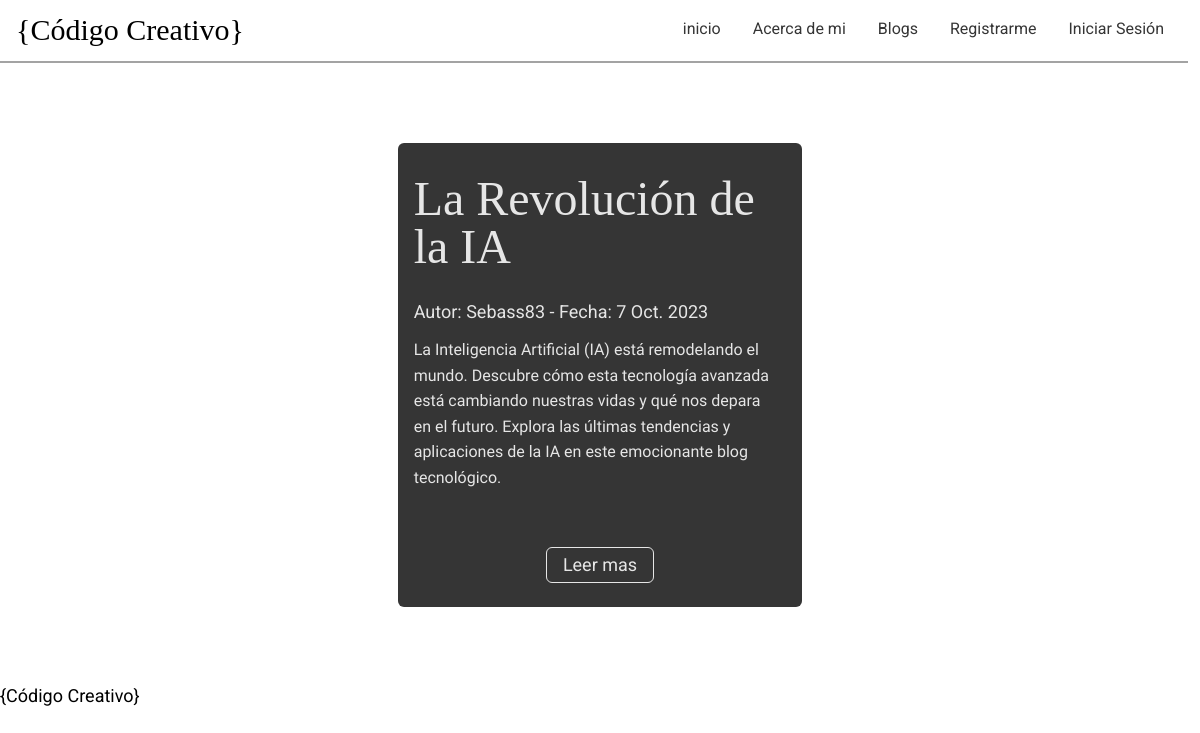
/blogs/, run on an earlier commit of the app's database.
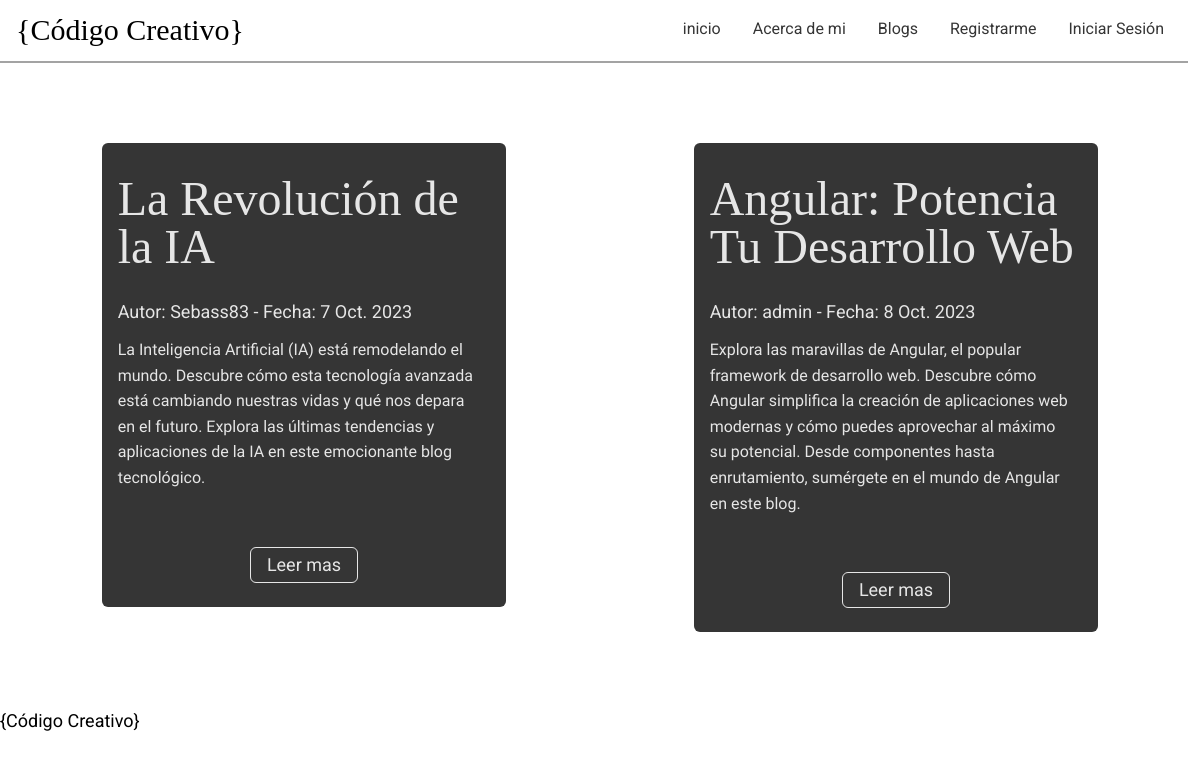
And on a later commit of the database.
### CodigoCreativoApp/models.py (models this page shows, shortened)
class Blog(models.Model):
    title = models.CharField(max_length=200)
    subtitle = models.CharField(max_length=100, blank=True)
    description = models.CharField(max_length=400)
    entryDate = models.DateField(auto_now_add=True)
    author = models.ForeignKey(User,on_delete=models.CASCADE,default=None)
    imagen = models.ImageField(upload_to='post_image',default=None)
    body =  RichTextField(default=None)

### CodigoCreativoApp/views.py (the view)
# urls.py: path("blogs/", allPosts, name="allPosts"),
def allPosts(request):
    data = Blog.objects.all()
    return render(request, "posts.html", {"data": data})

### templates/posts.html (shortened to what this page needs)
{% extends "base.html" %} {% load static %} {% block main %}
<section class="notas-secundarias">
  {% for post in data %}
  <div class="card">
    <h2>{{post.title}}</h2>
    <span>Autor: {{post.author}} - Fecha: {{post.entryDate}}</span>
    <p>{{post.description}}</p>
    <footer>
      <a href="{% url 'getPost' id=post.id %}" class="btn">Leer mas</a>
    </footer>
  </div>
  {% endfor %}
</section>
{% endblock %}

What changed in the data, as far as the page shows it:
added Blog: title "Angular: Potencia Tu Desarrollo Web", author "admin", entryDate "8 Oct. 2023", description "Explora las maravillas de Angular, el popular framework de desarrollo web. Descubre cómo Angular simplifica la creación de aplicaciones web modernas y cómo puedes aprovechar al máximo su potencial. Desde componentes hasta enrutamiento, sumérgete en el mundo de Angular en este blog."
